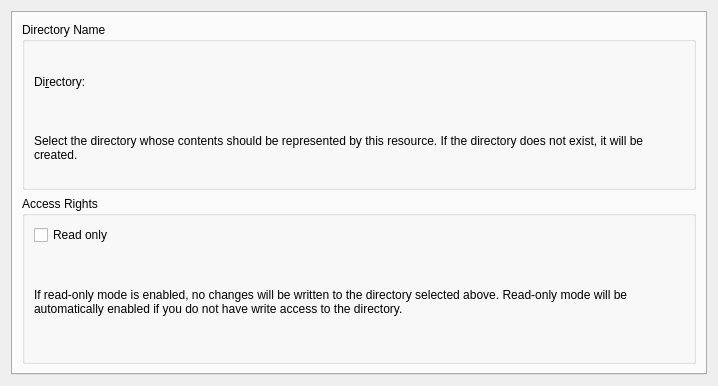
<?xml version="1.0" encoding="UTF-8"?>
<ui version="4.0">
 <class>ContactAgentSettingsWidget</class>
 <widget class="QWidget" name="ContactAgentSettingsWidget">
  <property name="geometry">
   <rect>
    <x>0</x>
    <y>0</y>
    <width>718</width>
    <height>386</height>
   </rect>
  </property>
  <layout class="QGridLayout" name="gridLayout_3">
   <item row="0" column="0">
    <widget class="QTabWidget" name="tabWidget">
     <property name="currentIndex">
      <number>0</number>
     </property>
     <property name="documentMode">
      <bool>false</bool>
     </property>
     <property name="tabBarAutoHide">
      <bool>true</bool>
     </property>
     <widget class="QWidget" name="tab_3">
      <attribute name="title">
       <string>Settings</string>
      </attribute>
      <layout class="QGridLayout" name="gridLayout_2">
       <item row="0" column="0">
        <widget class="QGroupBox" name="groupBox_2">
         <property name="title">
          <string>Directory Name</string>
         </property>
         <layout class="QGridLayout" name="gridLayout">
          <item row="0" column="0">
           <layout class="QHBoxLayout" name="horizontalLayout">
            <item>
             <widget class="QLabel" name="label">
              <property name="text">
               <string>Di&amp;rectory:</string>
              </property>
              <property name="buddy">
               <cstring>kcfg_Path</cstring>
              </property>
             </widget>
            </item>
            <item>
             <widget class="KUrlRequester" name="kcfg_Path"/>
            </item>
           </layout>
          </item>
          <item row="1" column="0">
           <widget class="QLabel" name="label_3">
            <property name="text">
             <string>Select the directory whose contents should be represented by this resource. If the directory does not exist, it will be created.</string>
            </property>
            <property name="wordWrap">
             <bool>true</bool>
            </property>
           </widget>
          </item>
         </layout>
        </widget>
       </item>
       <item row="1" column="0">
        <widget class="QGroupBox" name="groupBox">
         <property name="title">
          <string>Access Rights</string>
         </property>
         <layout class="QVBoxLayout" name="verticalLayout_2">
          <item>
           <widget class="QCheckBox" name="kcfg_ReadOnly">
            <property name="text">
             <string comment="if the access is limited to read-only">Read only</string>
            </property>
           </widget>
          </item>
          <item>
           <widget class="QLabel" name="label_2">
            <property name="text">
             <string>If read-only mode is enabled, no changes will be written to the directory selected above. Read-only mode will be automatically enabled if you do not have write access to the directory.</string>
            </property>
            <property name="wordWrap">
             <bool>true</bool>
            </property>
           </widget>
          </item>
         </layout>
        </widget>
       </item>
      </layout>
     </widget>
    </widget>
   </item>
  </layout>
 </widget>
 <customwidgets>
  <customwidget>
   <class>KUrlRequester</class>
   <extends>QWidget</extends>
   <header>kurlrequester.h</header>
   <container>1</container>
  </customwidget>
 </customwidgets>
 <resources/>
 <connections/>
</ui>
